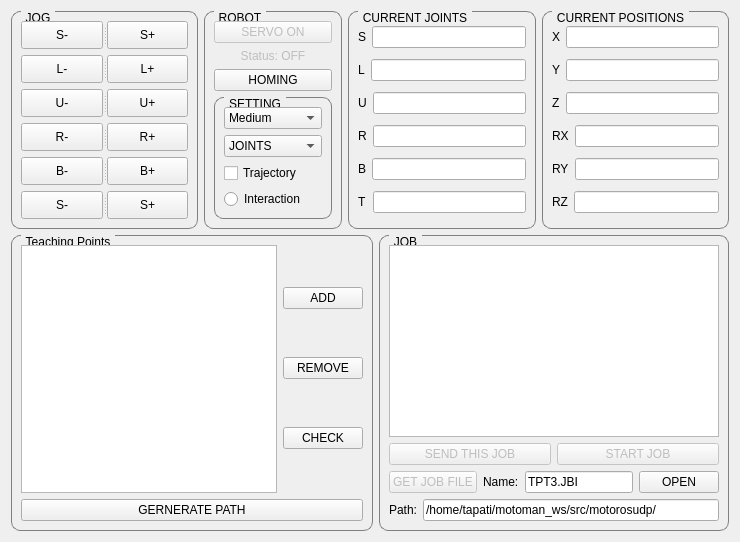
      <widget class="QWidget" name="tab">
       <attribute name="title">
        <string>Teaching - Monitoring</string>
       </attribute>
       <layout class="QVBoxLayout" name="verticalLayout">
        <item>
         <layout class="QHBoxLayout" name="horizontalLayout_19">
          <item>
           <widget class="QGroupBox" name="groupBoxJOG">
            <property name="enabled">
             <bool>true</bool>
            </property>
            <property name="styleSheet">
             <string notr="true">QGroupBox {
    border: 1px solid gray;
    border-radius: 9px;
    margin-top: 0.5em;
}

QGroupBox::title {
    subcontrol-origin: margin;
    left: 10px;
    padding: 0 3px 0 3px;
}</string>
            </property>
            <property name="title">
             <string>JOG</string>
            </property>
            <layout class="QVBoxLayout" name="verticalLayout_3">
             <item>
              <widget class="QSplitter" name="splitter_2">
               <property name="orientation">
                <enum>Qt::Horizontal</enum>
               </property>
               <widget class="QPushButton" name="pushButtonSubb_1">
                <property name="text">
                 <string>S-</string>
                </property>
               </widget>
               <widget class="QPushButton" name="pushButtonAdd_1">
                <property name="text">
                 <string>S+</string>
                </property>
               </widget>
              </widget>
             </item>
             <item>
              <widget class="QSplitter" name="splitter_3">
               <property name="orientation">
                <enum>Qt::Horizontal</enum>
               </property>
               <widget class="QPushButton" name="pushButtonSubb_2">
                <property name="text">
                 <string>L-</string>
                </property>
               </widget>
               <widget class="QPushButton" name="pushButtonAdd_2">
                <property name="text">
                 <string>L+</string>
                </property>
               </widget>
              </widget>
             </item>
             <item>
              <widget class="QSplitter" name="splitter_4">
               <property name="orientation">
                <enum>Qt::Horizontal</enum>
               </property>
               <widget class="QPushButton" name="pushButtonSubb_3">
                <property name="text">
                 <string>U-</string>
                </property>
               </widget>
               <widget class="QPushButton" name="pushButtonAdd_3">
                <property name="text">
                 <string>U+</string>
                </property>
               </widget>
              </widget>
             </item>
             <item>
              <widget class="QSplitter" name="splitter_5">
               <property name="orientation">
                <enum>Qt::Horizontal</enum>
               </property>
               <widget class="QPushButton" name="pushButtonSubb_4">
                <property name="text">
                 <string>R-</string>
                </property>
               </widget>
               <widget class="QPushButton" name="pushButtonAdd_4">
                <property name="text">
                 <string>R+</string>
                </property>
               </widget>
              </widget>
             </item>
             <item>
              <widget class="QSplitter" name="splitter_6">
               <property name="orientation">
                <enum>Qt::Horizontal</enum>
               </property>
               <widget class="QPushButton" name="pushButtonSubb_5">
                <property name="text">
                 <string>B-</string>
                </property>
               </widget>
               <widget class="QPushButton" name="pushButtonAdd_5">
                <property name="text">
                 <string>B+</string>
                </property>
               </widget>
              </widget>
             </item>
             <item>
              <widget class="QSplitter" name="splitter_7">
               <property name="orientation">
                <enum>Qt::Horizontal</enum>
               </property>
               <widget class="QPushButton" name="pushButtonSubb_6">
                <property name="text">
                 <string>S-</string>
                </property>
               </widget>
               <widget class="QPushButton" name="pushButtonAdd_6">
                <property name="text">
                 <string>S+</string>
                </property>
               </widget>
              </widget>
             </item>
            </layout>
           </widget>
          </item>
          <item>
           <widget class="QGroupBox" name="groupBoxRobotControl">
            <property name="enabled">
             <bool>true</bool>
            </property>
            <property name="styleSheet">
             <string notr="true">QGroupBox {
    border: 1px solid gray;
    border-radius: 9px;
    margin-top: 0.5em;
}

QGroupBox::title {
    subcontrol-origin: margin;
    left: 10px;
    padding: 0 3px 0 3px;
}</string>
            </property>
            <property name="title">
             <string>ROBOT</string>
            </property>
            <layout class="QVBoxLayout" name="verticalLayout_2">
             <item>
              <widget class="QPushButton" name="pushButtonServo">
               <property name="enabled">
                <bool>false</bool>
               </property>
               <property name="text">
                <string>SERVO ON</string>
               </property>
              </widget>
             </item>
             <item>
              <widget class="QLabel" name="labelStatusServo">
               <property name="enabled">
                <bool>false</bool>
               </property>
               <property name="styleSheet">
                <string notr="true"/>
               </property>
               <property name="text">
                <string>Status: OFF</string>
               </property>
               <property name="alignment">
                <set>Qt::AlignCenter</set>
               </property>
              </widget>
             </item>
             <item>
              <widget class="QPushButton" name="pushButtonHoming">
               <property name="text">
                <string>HOMING</string>
               </property>
              </widget>
             </item>
             <item>
              <widget class="QGroupBox" name="groupBox_5">
               <property name="title">
                <string>SETTING</string>
               </property>
               <layout class="QVBoxLayout" name="verticalLayout_12">
                <item>
                 <widget class="QComboBox" name="comboBox">
                  <property name="currentIndex">
                   <number>1</number>
                  </property>
                  <item>
                   <property name="text">
                    <string>Small</string>
                   </property>
                  </item>
                  <item>
                   <property name="text">
                    <string>Medium</string>
                   </property>
                  </item>
                  <item>
                   <property name="text">
                    <string>Fast</string>
                   </property>
                  </item>
                 </widget>
                </item>
                <item>
                 <widget class="QComboBox" name="comboBoxCoordinate">
                  <item>
                   <property name="text">
                    <string>JOINTS</string>
                   </property>
                  </item>
                  <item>
                   <property name="text">
                    <string>CARTESIAN</string>
                   </property>
                  </item>
                 </widget>
                </item>
                <item>
                 <widget class="QCheckBox" name="checkBoxTrajectory">
                  <property name="text">
                   <string>Trajectory</string>
                  </property>
                 </widget>
                </item>
                <item>
                 <widget class="QRadioButton" name="radioButtonInteractiveMarker">
                  <property name="text">
                   <string>Interaction</string>
                  </property>
                 </widget>
                </item>
               </layout>
              </widget>
             </item>
            </layout>
           </widget>
          </item>
          <item>
           <widget class="QGroupBox" name="groupBox_2">
            <property name="sizePolicy">
             <sizepolicy hsizetype="Preferred" vsizetype="Preferred">
              <horstretch>0</horstretch>
              <verstretch>0</verstretch>
             </sizepolicy>
            </property>
            <property name="styleSheet">
             <string notr="true">QGroupBox {
    border: 1px solid gray;
    border-radius: 9px;
    margin-top: 0.5em;
}

QGroupBox::title {
    subcontrol-origin: margin;
    left: 10px;
    padding: 0 3px 0 3px;
}</string>
            </property>
            <property name="title">
             <string>CURRENT JOINTS</string>
            </property>
            <layout class="QVBoxLayout" name="verticalLayout_5">
             <item>
              <layout class="QHBoxLayout" name="horizontalLayout_7">
               <item>
                <widget class="QLabel" name="label_4">
                 <property name="text">
                  <string>S</string>
                 </property>
                </widget>
               </item>
               <item>
                <widget class="QLineEdit" name="lineEditS">
                 <property name="alignment">
                  <set>Qt::AlignCenter</set>
                 </property>
                 <property name="readOnly">
                  <bool>true</bool>
                 </property>
                </widget>
               </item>
              </layout>
             </item>
             <item>
              <layout class="QHBoxLayout" name="horizontalLayout_8">
               <item>
                <widget class="QLabel" name="label_7">
                 <property name="text">
                  <string>L</string>
                 </property>
                </widget>
               </item>
               <item>
                <widget class="QLineEdit" name="lineEditL">
                 <property name="alignment">
                  <set>Qt::AlignCenter</set>
                 </property>
                 <property name="readOnly">
                  <bool>true</bool>
                 </property>
                </widget>
               </item>
              </layout>
             </item>
             <item>
              <layout class="QHBoxLayout" name="horizontalLayout_9">
               <item>
                <widget class="QLabel" name="label_10">
                 <property name="text">
                  <string>U</string>
                 </property>
                </widget>
               </item>
               <item>
                <widget class="QLineEdit" name="lineEditU">
                 <property name="alignment">
                  <set>Qt::AlignCenter</set>
                 </property>
                 <property name="readOnly">
                  <bool>true</bool>
                 </property>
                </widget>
               </item>
              </layout>
             </item>
             <item>
              <layout class="QHBoxLayout" name="horizontalLayout_10">
               <item>
                <widget class="QLabel" name="label_13">
                 <property name="text">
                  <string>R</string>
                 </property>
                </widget>
               </item>
               <item>
                <widget class="QLineEdit" name="lineEditR">
                 <property name="alignment">
                  <set>Qt::AlignCenter</set>
                 </property>
                 <property name="readOnly">
                  <bool>true</bool>
                 </property>
                </widget>
               </item>
              </layout>
             </item>
             <item>
              <layout class="QHBoxLayout" name="horizontalLayout_11">
               <item>
                <widget class="QLabel" name="label_16">
                 <property name="text">
                  <string>B</string>
                 </property>
                </widget>
               </item>
               <item>
                <widget class="QLineEdit" name="lineEditB">
                 <property name="alignment">
                  <set>Qt::AlignCenter</set>
                 </property>
                 <property name="readOnly">
                  <bool>true</bool>
                 </property>
                </widget>
               </item>
              </layout>
             </item>
             <item>
              <layout class="QHBoxLayout" name="horizontalLayout_12">
               <item>
                <widget class="QLabel" name="label_19">
                 <property name="text">
                  <string>T</string>
                 </property>
                </widget>
               </item>
               <item>
                <widget class="QLineEdit" name="lineEditT">
                 <property name="alignment">
                  <set>Qt::AlignCenter</set>
                 </property>
                 <property name="readOnly">
                  <bool>true</bool>
                 </property>
                </widget>
               </item>
              </layout>
             </item>
            </layout>
           </widget>
          </item>
          <item>
           <widget class="QGroupBox" name="groupBox_3">
            <property name="sizePolicy">
             <sizepolicy hsizetype="Preferred" vsizetype="Preferred">
              <horstretch>0</horstretch>
              <verstretch>0</verstretch>
             </sizepolicy>
            </property>
            <property name="styleSheet">
             <string notr="true">QGroupBox {
    border: 1px solid gray;
    border-radius: 9px;
    margin-top: 0.5em;
}

QGroupBox::title {
    subcontrol-origin: margin;
    left: 10px;
    padding: 0 3px 0 3px;
}</string>
            </property>
            <property name="title">
             <string>CURRENT POSITIONS</string>
            </property>
            <layout class="QVBoxLayout" name="verticalLayout_7">
             <item>
              <layout class="QHBoxLayout" name="horizontalLayout_13">
               <item>
                <widget class="QLabel" name="label_22">
                 <property name="text">
                  <string>X</string>
                 </property>
                </widget>
               </item>
               <item>
                <widget class="QLineEdit" name="lineEditX">
                 <property name="alignment">
                  <set>Qt::AlignCenter</set>
                 </property>
                 <property name="readOnly">
                  <bool>true</bool>
                 </property>
                </widget>
               </item>
              </layout>
             </item>
             <item>
              <layout class="QHBoxLayout" name="horizontalLayout_14">
               <item>
                <widget class="QLabel" name="label_25">
                 <property name="text">
                  <string>Y</string>
                 </property>
                </widget>
               </item>
               <item>
                <widget class="QLineEdit" name="lineEditY">
                 <property name="alignment">
                  <set>Qt::AlignCenter</set>
                 </property>
                 <property name="readOnly">
                  <bool>true</bool>
                 </property>
                </widget>
               </item>
              </layout>
             </item>
             <item>
              <layout class="QHBoxLayout" name="horizontalLayout_15">
               <item>
                <widget class="QLabel" name="label_28">
                 <property name="text">
                  <string>Z</string>
                 </property>
                </widget>
               </item>
               <item>
                <widget class="QLineEdit" name="lineEditZ">
                 <property name="alignment">
                  <set>Qt::AlignCenter</set>
                 </property>
                 <property name="readOnly">
                  <bool>true</bool>
                 </property>
                </widget>
               </item>
              </layout>
             </item>
             <item>
              <layout class="QHBoxLayout" name="horizontalLayout_16">
               <item>
                <widget class="QLabel" name="label_31">
                 <property name="text">
                  <string>RX</string>
                 </property>
                </widget>
               </item>
               <item>
                <widget class="QLineEdit" name="lineEditRX">
                 <property name="alignment">
                  <set>Qt::AlignCenter</set>
                 </property>
                 <property name="readOnly">
                  <bool>true</bool>
                 </property>
                </widget>
               </item>
              </layout>
             </item>
             <item>
              <layout class="QHBoxLayout" name="horizontalLayout_17">
               <item>
                <widget class="QLabel" name="label_34">
                 <property name="text">
                  <string>RY</string>
                 </property>
                </widget>
               </item>
               <item>
                <widget class="QLineEdit" name="lineEditRY">
                 <property name="alignment">
                  <set>Qt::AlignCenter</set>
                 </property>
                 <property name="readOnly">
                  <bool>true</bool>
                 </property>
                </widget>
               </item>
              </layout>
             </item>
             <item>
              <layout class="QHBoxLayout" name="horizontalLayout_18">
               <item>
                <widget class="QLabel" name="label_37">
                 <property name="text">
                  <string>RZ</string>
                 </property>
                </widget>
               </item>
               <item>
                <widget class="QLineEdit" name="lineEditRZ">
                 <property name="alignment">
                  <set>Qt::AlignCenter</set>
                 </property>
                 <property name="readOnly">
                  <bool>true</bool>
                 </property>
                </widget>
               </item>
              </layout>
             </item>
            </layout>
           </widget>
          </item>
         </layout>
        </item>
        <item>
         <layout class="QHBoxLayout" name="horizontalLayout_32">
          <item>
           <widget class="QGroupBox" name="groupBoxTeachingPoint">
            <property name="styleSheet">
             <string notr="true">QGroupBox {
    border: 1px solid gray;
    border-radius: 9px;
    margin-top: 0.5em;
}

QGroupBox::title {
    subcontrol-origin: margin;
    left: 10px;
    padding: 0 3px 0 3px;
}</string>
            </property>
            <property name="title">
             <string>Teaching Points</string>
            </property>
            <layout class="QVBoxLayout" name="verticalLayout_10">
             <item>
              <layout class="QHBoxLayout" name="horizontalLayout_24">
               <item>
                <widget class="QListWidget" name="listWidgetPoints"/>
               </item>
               <item>
                <layout class="QVBoxLayout" name="verticalLayout_9">
                 <item>
                  <widget class="QPushButton" name="pushButtonAddPoint">
                   <property name="text">
                    <string>ADD</string>
                   </property>
                  </widget>
                 </item>
                 <item>
                  <widget class="QPushButton" name="pushButtonRemovePoint">
                   <property name="text">
                    <string>REMOVE</string>
                   </property>
                  </widget>
                 </item>
                 <item>
                  <widget class="QPushButton" name="pushButtonCheck">
                   <property name="text">
                    <string>CHECK</string>
                   </property>
                  </widget>
                 </item>
                </layout>
               </item>
              </layout>
             </item>
             <item>
              <layout class="QHBoxLayout" name="horizontalLayout_25">
               <item>
                <widget class="QPushButton" name="pushButtonGeneratePath">
                 <property name="text">
                  <string>GERNERATE PATH</string>
                 </property>
                </widget>
               </item>
              </layout>
             </item>
            </layout>
           </widget>
          </item>
          <item>
           <widget class="QGroupBox" name="groupBoxTeachingStep">
            <property name="styleSheet">
             <string notr="true">QGroupBox {
    border: 1px solid gray;
    border-radius: 9px;
    margin-top: 0.5em;
}

QGroupBox::title {
    subcontrol-origin: margin;
    left: 10px;
    padding: 0 3px 0 3px;
}</string>
            </property>
            <property name="title">
             <string>JOB</string>
            </property>
            <layout class="QVBoxLayout" name="verticalLayout_8">
             <item>
              <widget class="QTextEdit" name="textEditJOB"/>
             </item>
             <item>
              <layout class="QHBoxLayout" name="horizontalLayout_27">
               <item>
                <widget class="QPushButton" name="pushButtonSendJOB">
                 <property name="enabled">
                  <bool>false</bool>
                 </property>
                 <property name="text">
                  <string>SEND THIS JOB</string>
                 </property>
                </widget>
               </item>
               <item>
                <widget class="QPushButton" name="pushButtonStartMasterJOB">
                 <property name="enabled">
                  <bool>false</bool>
                 </property>
                 <property name="text">
                  <string>START JOB</string>
                 </property>
                </widget>
               </item>
              </layout>
             </item>
             <item>
              <layout class="QHBoxLayout" name="horizontalLayout_23">
               <item>
                <layout class="QHBoxLayout" name="horizontalLayout_21">
                 <item>
                  <widget class="QPushButton" name="pushButtonGetJobFile">
                   <property name="enabled">
                    <bool>false</bool>
                   </property>
                   <property name="text">
                    <string>GET JOB FILE</string>
                   </property>
                  </widget>
                 </item>
                 <item>
                  <widget class="QLabel" name="label_18">
                   <property name="text">
                    <string>Name:</string>
                   </property>
                  </widget>
                 </item>
                 <item>
                  <widget class="QLineEdit" name="lineEditName">
                   <property name="text">
                    <string>TPT3.JBI</string>
                   </property>
                  </widget>
                 </item>
                </layout>
               </item>
               <item>
                <widget class="QPushButton" name="pushButtonOpenJOB">
                 <property name="text">
                  <string>OPEN</string>
                 </property>
                </widget>
               </item>
              </layout>
             </item>
             <item>
              <layout class="QHBoxLayout" name="horizontalLayout_26">
               <item>
                <widget class="QLabel" name="label_6">
                 <property name="text">
                  <string>Path:</string>
                 </property>
                </widget>
               </item>
               <item>
                <widget class="QLineEdit" name="lineEditPath">
                 <property name="text">
                  <string>/home/tapati/motoman_ws/src/motorosudp/</string>
                 </property>
                </widget>
               </item>
              </layout>
             </item>
            </layout>
           </widget>
          </item>
         </layout>
        </item>
       </layout>
      </widget>
